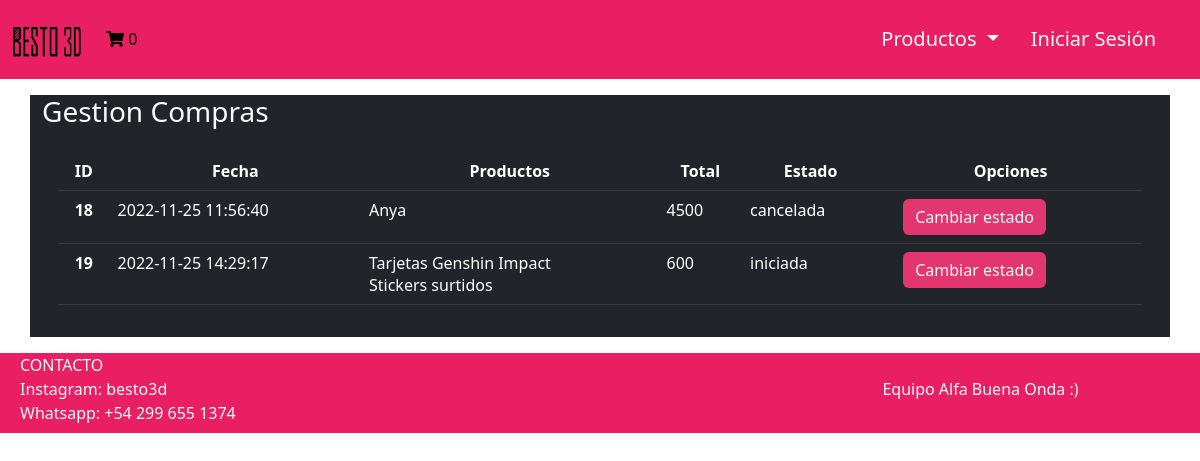
The app's page /Vista/AdminCompras.php with its own data.
### tables this page shows
CREATE TABLE `rol` (
  `idrol` bigint(20) NOT NULL,
  `rodescripcion` varchar(50) NOT NULL
);

CREATE TABLE `compra` (
  `idcompra` bigint(20) NOT NULL,
  `cofecha` timestamp NOT NULL DEFAULT current_timestamp() ON UPDATE current_timestamp(),
  `idusuario` bigint(20) NOT NULL
);

CREATE TABLE `producto` (
  `idproducto` bigint(20) NOT NULL,
  `pronombre` varchar(512) NOT NULL,
  `prodetalle` varchar(512) NOT NULL,
  `proprecio` int(11) NOT NULL,
  `procantstock` int(11) NOT NULL,
  `protipo` varchar(512) NOT NULL,
  `proimagen` varchar(512) NOT NULL
);

CREATE TABLE `compraestadotipo` (
  `idcompraestadotipo` int(11) NOT NULL,
  `cetdescripcion` varchar(50) NOT NULL,
  `cetdetalle` varchar(256) NOT NULL
);

### Util/funciones.php (called while the page is built, shortened)
<?php
spl_autoload_register(function ($class_name){
    $directorys = array(
        $GLOBALS['ROOT'].'Modelo/',
        $GLOBALS['ROOT'].'Modelo/Conector/',
        $GLOBALS['ROOT'].'Control/',
    );
    foreach($directorys as $directory){
        if(file_exists($directory.$class_name . '.php')){
            return;
        }
    }
});
?>

### Control/Session.php (called while the page is built, shortened)
<?php
include_once 'AbmUsuario.php';
class Session
{
    public function activa()
    {
        $activa = false;
        return $activa;
    }
    public function getUsuario()
    {
        $abmUsuario = new AbmUsuario();
        $where = ['idusuario' => $_SESSION['idusuario']];
        $listaUsuarios = $abmUsuario->buscar($where);
        if ($listaUsuarios >= 1) {
            $usuarioLog = $listaUsuarios[0];
        }
        return $usuarioLog;
    }
    public function getRoles()
    {
        $usuarioActual = $this->getUsuario();
        $objC_UsuarioRol = new C_Usuariorol();
        $param = ['idusuario' => $usuarioActual->getIdusuario()];
        $listaRoles = $objC_UsuarioRol->buscar($param);
        return $listaRoles;
    }
   public function esAdmin()
    {
        $arrayRoles = $this->getRoles();
        $esAdmin = false;
        $i = 0;
        while ($i < count($arrayRoles) && !$esAdmin) {
            if ($arrayRoles[$i]->getIdrol()->getIdrol() == 1) {
                $esAdmin = true;
            }
            $i++;
        }
        return $esAdmin;
    }
    public function tienePermisos($pagina){
       $tienePermisos = false;
       if ($this->activa()){
        $tienePermisos=true;
       } else {
        $tienePermisos=false;
       }
       if($this->esAdmin() && $pagina=="Admin"){
        $tienePermisos=true;
       } elseif ($this->esDeposito() && $pagina="Deposito"){
        $tienePermisos=true;
       } else {
        $tienePermisos=false;
       }
       return $tienePermisos;
    }
}

### Modelo/Usuario.php (called while the page is built, shortened)
<?php
class Usuario
{
    private $idusuario;
    public function __construct()
    {
        $this->idusuario = "";
    }
    public function getidusuario()
    {
        return $this->idusuario;
    }
    public function setidusuario($valor)
    {
        $this->idusuario = $valor;
    }
    public function buscar($idusuario)
    {
        $base = new BaseDatos();
        $resp = false;
        $sql = "SELECT * FROM usuario WHERE idusuario = '" . $idusuario . "'";
        if ($base->Iniciar()) {
            if ($base->Ejecutar($sql)) {
                if ($row2 = $base->Registro()) {
                    $resp = true;
                }
            } else {
                $this->setmensajeoperacion($base->getError());
            }
        } else {
            $this->setmensajeoperacion($base->getError());
        }
        return $resp;
    }
    public static function listar($parametro = "")
    {
        $arreglo = array();
        $base = new BaseDatos();
        $sql = "SELECT * FROM Usuario ";
        if ($parametro != "") {
            $sql .= 'WHERE ' . $parametro;
        }
        $res = $base->Ejecutar($sql);
        if ($res > -1) {
            if ($res > 0) {
                while ($row = $base->Registro()) {
                    $obj = new Usuario();
                    $obj->setear($row['idusuario'], $row['usnombre'], $row['uspass'], $row['usmail'], $row['usdeshabilitado']);
                    array_push($arreglo, $obj);
                }
            }
        } else {
        }
        return $arreglo;
    }
}

### Modelo/Conector/BaseDatos.php (called while the page is built, shortened)
<?php
class BaseDatos extends PDO {
  	private $conec;
  	private $indice;
  	private $resultado;
    public function __construct(){
        $this->indice =0;
        try {
           $this->conec=true;
        }catch (PDOException $e) {
            $this->sql = $e->getMessage();
            $this->conec=false;
        }
    }
    public function Iniciar(){
        return $this->getConec();
    }
    public function getConec(){
        return $this->conec;
    }
    public function setSQL($e){
        return "\n".$this->sql = $e;
    }
    public function Ejecutar($sql){
        if ( stristr($sql,"select")){
            $resp =  $this->EjecutarSelect($sql);
        }
        return $resp;
   }
   private function EjecutarSelect($sql){
       $cant = -1;
       $resultado=parent::query($sql);
       if(!$resultado){
           $this->analizarDebug();
       }else {
          $arregloResult = $resultado->fetchAll();
          $cant = count($arregloResult);
       }
       return $cant;
   }
   public function Registro() {
       $filaActual = false;
       $indiceActual = $this->getIndice();
       if ($indiceActual>=0) {
           $filas = $this->getResultado();
           if($indiceActual<count($filas)){
               $filaActual =  $filas[$indiceActual];
           }else {
               $this->setIndice(-1);
           }
       }
       return $filaActual;
   }
   private function setIndice ($valor){
       $this->indice = $valor;
   }
   private function getIndice (){
       return $this->indice;
   }
   private function setResultado($valor){
       $this->resultado = $valor;
   }
   private function getResultado(){
      return $this->resultado;
   }
}

### Control/AbmUsuario.php (called while the page is built, shortened)
<?php
class AbmUsuario
{
    public function buscar($param)
    {
        $where = " true ";
        $arreglo = Usuario::listar($where);
        return $arreglo;
    }
}

### Modelo/UsuarioRol.php (called while the page is built, shortened)
<?php
include_once '../Modelo/Conector/BaseDatos.php';
class UsuarioRol
{
    public function buscar($idusuariorol)
    {
        $base = new BaseDatos();
        $resp = false;
        $sql = "SELECT * FROM usuarioRol WHERE idusuariorol = '" . $idusuariorol . "'";
        if ($base->Iniciar()) {
            if ($base->Ejecutar($sql)) {
                if ($row2 = $base->Registro()) {
                    $rol = new Rol();
                    $rol->buscar($row2['idrol']);
                    $resp = true;
                }
            } else {
                $this->setMensaje($base->getError());
            }
        } else {
            $this->setMensaje($base->getError());
        }
        return $resp;
    }
    public function listar($condicion = '')
    {
        $array = null;
        $base = new BaseDatos();
        $sql =  "select * from usuariorol";
        if ($condicion != '') {
            $sql = $sql . ' where ' . $condicion;
        }
        if ($base->Iniciar()) {
            if ($base->Ejecutar($sql)) {
                $array = array();
                while ($row2 = $base->Registro()) {
                    $objusuarioRol = new usuarioRol();
                    $objusuarioRol->buscar($row2['idusuariorol']);
                    $array[] = $objusuarioRol;
                }
            } else {
                $this->setMensaje($base->getError());
            }
        } else {
            $this->setMensaje($base->getError());
        }
        return $array;
    }
}

### Control/C_Usuariorol.php (called while the page is built, shortened)
<?php
include_once '../Modelo/Usuariorol.php';
class C_Usuariorol
{
    public function buscar($param){
        $where = " true ";
        if ($param<>NULL){
            $where .= '';
            if  (isset($param['idusuario']))
                    $where.=" and idusuario ='".$param['idusuario']."'";
        }
        $obj = new Usuariorol();
        $arreglo =  $obj->listar($where);
        return $arreglo;
    }
}

### Modelo/Rol.php (called while the page is built, shortened)
<?php
include_once '../Modelo/Conector/BaseDatos.php';
class Rol
{
    public function buscar($idrol)
    {
        $base = new BaseDatos();
        $resp = false;
        $sql = "SELECT * FROM rol WHERE idrol = '" . $idrol . "'";
        if ($base->Iniciar()) {
            if ($base->Ejecutar($sql)) {
                if ($row2 = $base->Registro()) {
                    $resp = true;
                }
            } else {
                $this->setMensaje($base->getError());
            }
        } else {
            $this->setMensaje($base->getError());
        }
        return $resp;
    }
}

### Modelo/Compra.php (called while the page is built, shortened)
<?php
include_once '../Modelo/Conector/BaseDatos.php';
class Compra
{
    public function buscar($idcompra)
    {
        $base = new BaseDatos();
        $resp = false;
        $sql = "SELECT * FROM compra WHERE idcompra = '" . $idcompra . "'";
        if ($base->Iniciar()) {
            if ($base->Ejecutar($sql)) {
                if ($row2 = $base->Registro()) {
                    $usuario = new Usuario();
                    $usuario->buscar($row2['idusuario']);
                    $resp = true;
                }
            } else {
                $this->setMensaje($base->getError());
            }
        } else {
            $this->setMensaje($base->getError());
        }
        return $resp;
    }
    public function listar($condicion = '')
    {
        $array = null;
        $base = new BaseDatos();
        $sql =  "select * from compra";
        if ($condicion != '') {
            $sql = $sql . ' where ' . $condicion;
        }
        if ($base->Iniciar()) {
            if ($base->Ejecutar($sql)) {
                $array = array();
                while ($row2 = $base->Registro()) {
                    $objcompra = new compra();
                    $objcompra->buscar($row2['idcompra']);
                    $array[] = $objcompra;
                }
            } else {
                $this->setMensaje($base->getError());
            }
        } else {
            $this->setMensaje($base->getError());
        }
        return $array;
    }
}

### Control/C_Compra.php (called while the page is built, shortened)
<?php
include_once '../Modelo/Compra.php';
class C_Compra
{
    public function buscar($param){
        $where = " true ";
        if ($param<>NULL){
            $where .= '';
        }
        $obj = new Compra();
        $arreglo =  $obj->listar($where);
        return $arreglo;
    }
}

### Vista/AdminCompras.php (the view, shortened to what this page needs)
<?php
include_once("Common/Header.php");
$pagina="Admin";
$objCompra = new C_Compra();
$arrayCompras = $objCompra->buscar([]);
$cantidadCompras = count($arrayCompras);
if ($sesion->tienePermisos($pagina)) {
        $i = 0;
?>
<div class="container bg-dark mt-3 mb-3">
    <h3 class="text-light">Gestion Compras</h3>
    <div class="rounded p-3 mb-2 bg-dark text-white">
        <table class="table table-dark table-hover p-5">
            <thead class="text-center">
                <tr>
                    <th scope="col-4">ID</th>
                    <th scope="col-4">Fecha</th>
                    <th scope="col-4">Productos</th>
                    <th scope="col-4">Total</th>
                    <th scope="col-6">Estado</th>
                    <th scope="col-6">Opciones</th>
                </tr>
            </thead>
            <tbody>
                <?php
                while ($i < $cantidadCompras) {
                    $objCompraEstado = new C_Compraestado();
                    $objCompraEstado = $objCompraEstado->buscar(['idcompra' => $arrayCompras[$i]->getIdcompra()])[0];
                    $estado = $objCompraEstado->getIdcompraestadotipo();
                    $objCompraItem = new C_Compraitem();
                    $arrayProductos = $objCompraItem->traerProductos($arrayCompras[$i]->getIdcompra());
                ?>
                    <tr>
                        <th scope="row" class="text-center"><?php echo $arrayCompras[$i]->getIdcompra() ?></th>
                        <td> <?php echo $arrayCompras[$i]->getCofecha() ?> </td>
                        <td> <?php foreach ($arrayProductos as $producto) {
                                    echo $producto->getPronombre(); ?> <br> <?php
                                                                        }
                                                                            ?> </td>
                        <td> <?php echo $objCompraItem->totalCompra($arrayCompras[$i]->getIdcompra()) ?>
                        </td>
                        <td>
                            <?php echo $estado->getCetdescripcion() ?>
                        </td>
                        <td>
                            <button class="ms-3 text-decoration-none btn text-light" id="botonModal" data-bs-toggle="modal" data-bs-target="#modal_estado_<?php echo $arrayCompras[$i]->getIdcompra() ?>" onclick="this"> <?php if ($estado->getIdcompraestadotipo() <= 4) {
                                                                                                                                                                                                                                ?>Cambiar estado<?php
                                                                                                                                                                                                                                } ?> </button>
                        </td>
                    </tr>
                <?php
                    $i++;
                } ?>
            </tbody>
        </table>
    </div>
</div>
<?php
include_once("Common/Footer.php");
} else {
        ?>
            <script>
                window.location.href = "/TP-Final-Dinamica/Vista/Home.php";
            </script>
        <?php
        }
        ?>

### Vista/Assets/css/Estilos.css (style rules this page uses)
body { background-image: url("../Img/fondo.png"); width: 100vw; background-size: cover; min-height: 100vh; max-width: 100%; margin: 0 auto; }
#botonModal { background-color: #e33670; border: none; }

### records on screen
rol: idrol.idcompra "18", idrol.cofecha "2022-11-25 11:56:40"
producto: pronombre "Anya"
compraestadotipo: cetdescripcion "cancelada"
compra: idcompra "19", cofecha "2022-11-25 14:29:17"
producto: pronombre "Tarjetas Genshin Impact"
producto: pronombre "Stickers surtidos"
compraestadotipo: cetdescripcion "iniciada"

### other values on screen
$totalcantidad "0"
$objCompraItem->totalCompra($arrayCompras[$i]->getIdcompra()) "4500"
$objCompraItem->totalCompra($arrayCompras[$i]->getIdcompra()) "600"
